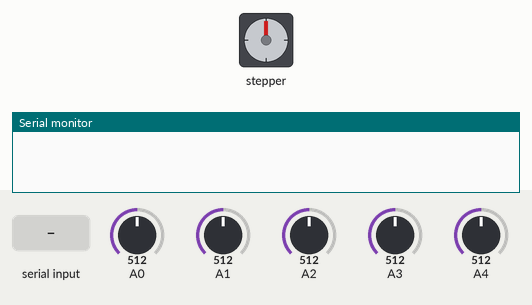
Simulated run of this sketch. Board: Arduino Uno, built with avr-gcc and run on an emulated ATmega328P. Shown: stepper motor, the last lines printed to the serial monitor. Inputs (shaded band) come from the test bench; at power-on: A0 = 512, A1 = 512, A2 = 512, A3 = 512, A4 = 512. Stepper angles assume 200 steps per turn.

Above: at 1.2 s.
1.3 s: "f" received over Serial
At 1.45 s:
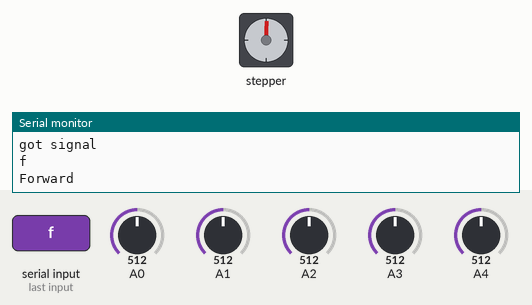
4.8 s: "b" received over Serial
8.3 s: A0 set to 30
13.8 s: "s" received over Serial
At 14.9 s:
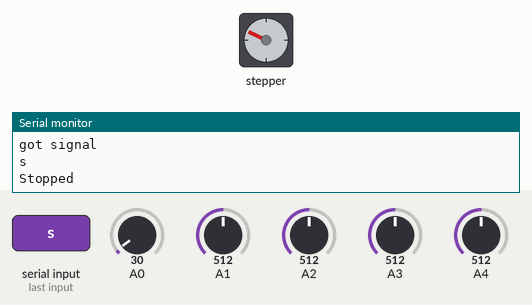
17.0 s: "b" received over Serial
At 18.27 s:
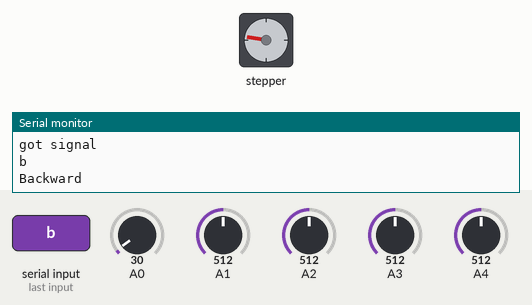
Timing chart, 0 to 24.8 s (numbered marks = the images above; inputs shaded):
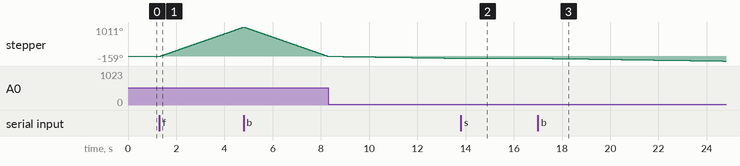

The sketch:

control_and_read.ino
```cpp
/*
 Stepper Motor Control - speed control

 This program drives a unipolar or bipolar stepper motor.
 The motor is attached to digital pins 8 - 11 of the Arduino.
 A potentiometer is connected to analog input 0.

 The motor will rotate in a clockwise direction. The higher the potentiometer value,
 the faster the motor speed. Because setSpeed() sets the delay between steps,
 you may notice the motor is less responsive to changes in the sensor vaflue at
 low speeds.

 Created 30 Nov. 2009
 Modified 28 Oct 2010
 by Tom Igoe

 */

#include <Stepper.h>

const int stepsPerRevolution = 200;  // change this to fit the number of steps per revolution


// initialize the stepper library on pins 8 through 11:
Stepper myStepper(stepsPerRevolution, 8, 9, 10, 11);

int stepCount = 0;  // number of steps the motor has taken

// character to read Serial
char rc;

// Print variables
bool printForward = false;
bool printBackward = false;
bool printStopped = false;
bool printRaw = false;
bool printVoltage = false;
bool printPressure = false;

unsigned long lastSensorReadTime = 0;
const long sensorReadInterval = 2000;  // Sensor read interval in milliseconds


float adcToPressureMPa(int adcValue, int sensorNumber) {
  // Sensor data
  float referenceVoltage = 5.0; // Assuming 5V reference voltage
  float nullVoltage = 0.50;     // Sensor's null voltage
  float sensitivity = 0.016;   // Sensor's sensitivity in V/psi
  float psiToMPa = 0.00689476;  // Conversion factor from psi to MPa

  // Convert ADC value to voltage
  float voltage = (adcValue / 1023.0) * referenceVoltage;

  // Subtract the null voltage
  float activeVoltage = voltage - nullVoltage;

  if (printVoltage == true){
    Serial.print("Voltage: ");
    Serial.println(activeVoltage);
  }

  // Convert active voltage to pressure in psi
  float pressurePsi = activeVoltage / sensitivity;

  // Convert pressure from psi to MPa
  float pressureMPa = pressurePsi * psiToMPa;

  // Print the pressure value in MPa to the serial monitor
  if (printPressure == true){
    Serial.print("Pressure ");
    Serial.print(sensorNumber);
    Serial.print(" :");
    Serial.print(pressureMPa, 3); // Print with 3 decimal places
    Serial.println(" MPa");
  }

  return pressureMPa;
}


void setup() {
   Serial.begin(9600);
}

void loop() {

  unsigned long currentMillis = millis();

  // If Serial is triggered get Serial signal in temporary variable
  char temp;
  if (Serial.available() > 0) {
    Serial.println("Reading Serial");
    temp = Serial.read();
    Serial.println(temp);

    // Assign Serial signal only if it is a known command
    if (temp == 'f' || temp == 'b' || temp == 's'){
      rc = temp;
      Serial.println("got signal");
      Serial.println(rc);
    }
  }

  // Print status
  if(rc=='f' && printForward == false){
    Serial.println("Forward");
    printForward = true;
    printBackward = false;
    printStopped = false;
  }
  if(rc=='b' && printBackward == false){
    Serial.println("Backward");
    printForward = false;
    printBackward = true;
    printStopped = false;
  }
  if(rc=='s' && printStopped == false){
    Serial.println("Stopped");
    printForward = false;
    printBackward = false;
    printStopped = true;
  }

  // Move motor with potentiometer
  int sensorReading = analogRead(A0);
  // map it to a range from 0 to 100:
  int motorSpeed = map(sensorReading, 0, 1023, 0, 100);
  // set the motor speed:
  if (motorSpeed > 0) {
    myStepper.setSpeed(motorSpeed);

    if (rc == 'f'){
      // step 1/100 of a revolution:
      myStepper.step(stepsPerRevolution / 100);
    }
    if (rc == 'b'){
      // step 1/100 of a revolution:
      myStepper.step(-stepsPerRevolution / 100);
    }

    if (rc == 's'){
      // zero velocity:
      myStepper.step(0);
    }

  }
  if (currentMillis - lastSensorReadTime >= sensorReadInterval) {
    lastSensorReadTime = currentMillis;
    // Read the value from the sensors
    int valueA1 = analogRead(A1);
    int valueA2 = analogRead(A2);
    int valueA3 = analogRead(A3);
    int valueA4 = analogRead(A4);

    if (printRaw == true){
      Serial.println("Raw: ");
      Serial.println(valueA1);
      Serial.println(valueA2);
      Serial.println(valueA3);
      Serial.println(valueA4);
    }

    float pressureA1 = adcToPressureMPa(valueA1, 1);
    float pressureA2 = adcToPressureMPa(valueA2, 2);
    float pressureA3 = adcToPressureMPa(valueA3, 3);
    float pressureA4 = adcToPressureMPa(valueA4, 4);
  }


}
```

Measured:
- after the input at 1.3 s, stepper: keeps turning clockwise at about 289°/s, starting at once
- after the input at 13.8 s, stepper: goes on until 13.9 s, then stays -65°
- after the input at 17.0 s, stepper: keeps turning counter-clockwise at about 12°/s, starting at once
